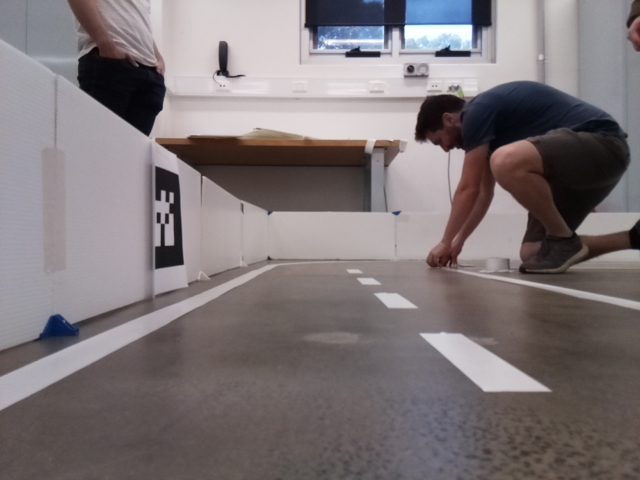
#> input picture ass2_test/test/data/image4.png, 640 x 480 px
$ python test2.py
#> lines starting #> are read from the running program, lines starting #| are printed output that depends on the picture
import cv2 as cv
import numpy as np

def main():
    # Load the image and resize to the calibrated parameters
    img = cv.imread('data/image4.png')
#> img is the input picture: shape (480, 640, 3); mean B, G, R 119.8, 117.8, 125.8
    img = cv.resize(img, (320, 240))
#> img: shape (240, 320, 3)

    # Load the camera matrix and distortion coefficients
    K = np.array([ 248.73233,    0.     ,  163.61402,
                     0.     ,  249.65376,  118.81648,
                     0.     ,    0.     ,    1.     ])
    K = K.reshape((3, 3))
    D = np.array([0.135629, -0.226556, -0.001079, 0.002116, 0.000000])

    # Undistort the image
    dst = cv.undistort(img, K, D)
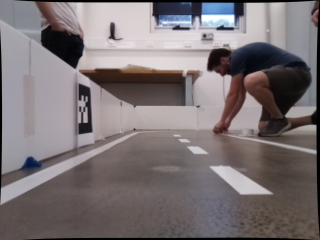
#> dst: shape (240, 320, 3); mean B, G, R 116.7, 114.7, 122.5

    # 3D positions of arbitrarily chosen points.
    # X,Y,Z is relative to the image plane,
    # i.e., X->(left,right), Y->(up, down), Z->(distance from camera)
    # Positions are in meters
    pts3d = np.array([[0.100,  0.103, 0.250],
                      [0.100,  0.103, 0.500],
                      [-0.100, 0.103, 0.500],
                      [-0.100, 0.103, 0.250],
                     ])

    # Project the 3D points to their pixel locations
    pts2d = cv.projectPoints(pts3d, np.eye(3), np.zeros(3), K, np.zeros(5))
    pts2d = pts2d[0]

    # Load the mapping from points in pts2d to their locations
    # on the destination image. Analogous to drawing the points on
    # the original image, warping to a birds-eye view, then aligning
    # the points on the warped image to that of the canvas
    ptsdst = np.array([
                       [550, 1000],
                       [550, 825],
                       [450, 825],
                       [450, 1000],
                      ], dtype=np.float32)
    ptsdst = ptsdst / 5 * 2
    pts2d = np.squeeze(pts2d).astype(np.float32)

    # Creates the perspective tranformation matrix and warps the image
    # Ratio is about 200cm : 40px
    M = cv.getPerspectiveTransform(pts2d, ptsdst)
    dst = cv.warpPerspective(dst, M, (400, 400))
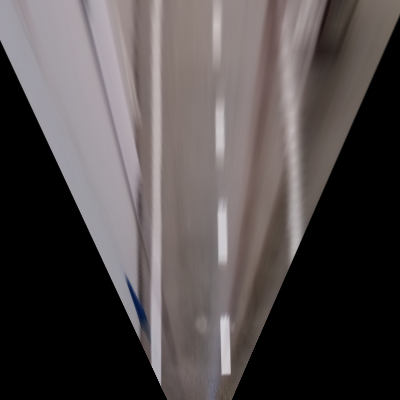
#> dst: shape (400, 400, 3); mean B, G, R 74.6, 74.4, 80.5

    # Attempts to sharpen the image
    #for _ in range(5):
    #    tmp = cv.GaussianBlur(dst, (0, 0), 2.0)
    #    dst = cv.addWeighted(dst, 1.5, tmp, -0.5, 0, dst)

    # Displays the result
    cv.imshow('img', img)
    cv.imshow('dst', dst)
    cv.waitKey(0)
    cv.destroyAllWindows()

if __name__ == '__main__':
    main()

$ run again, with ass2_test/test/data/image10.png copied over ass2_test/test/data/image4.png
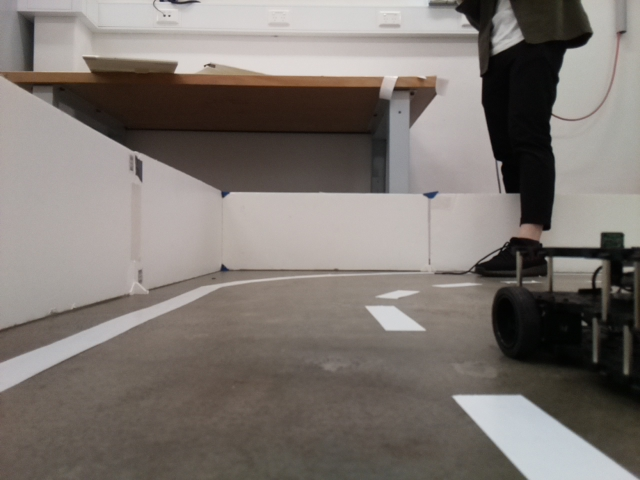
#> input picture ass2_test/test/data/image10.png, 640 x 480 px
#> in main, img is the input picture: shape (480, 640, 3); mean B, G, R 112.6, 117.7, 124.7
#> img: shape (240, 320, 3)
#> in main, `dst = cv.undistort(img, K, D)`:
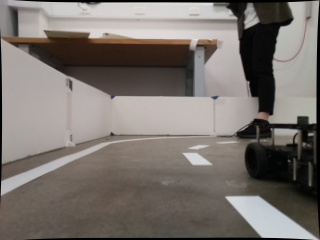
#> dst: shape (240, 320, 3); mean B, G, R 109.8, 114.8, 121.6
#> in main, `dst = cv.warpPerspective(dst, M, (400, 400))`:
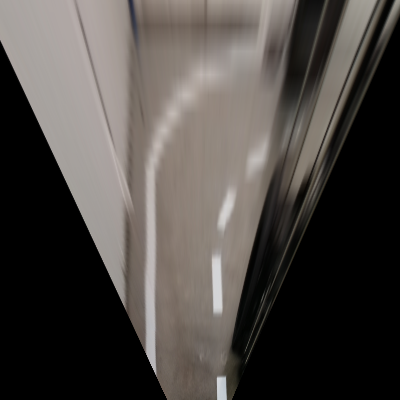
#> dst: shape (400, 400, 3); mean B, G, R 68, 71.6, 76.3

$ run again, with ass2_test/test/data/image11.png copied over ass2_test/test/data/image4.png
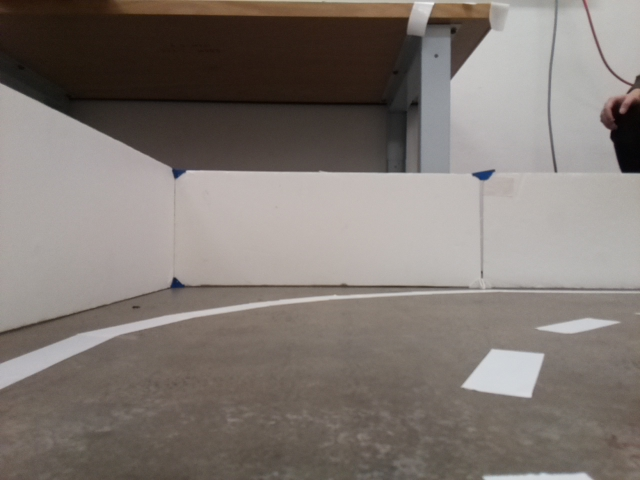
#> input picture ass2_test/test/data/image11.png, 640 x 480 px
#> in main, img is the input picture: shape (480, 640, 3); mean B, G, R 114.2, 119.6, 127.6
#> img: shape (240, 320, 3)
#> in main, `dst = cv.undistort(img, K, D)`:
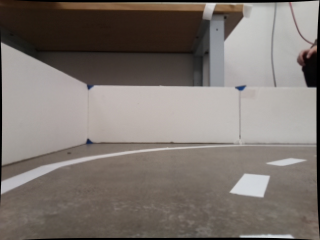
#> dst: shape (240, 320, 3); mean B, G, R 111, 116.3, 124.2
#> in main, `dst = cv.warpPerspective(dst, M, (400, 400))`:
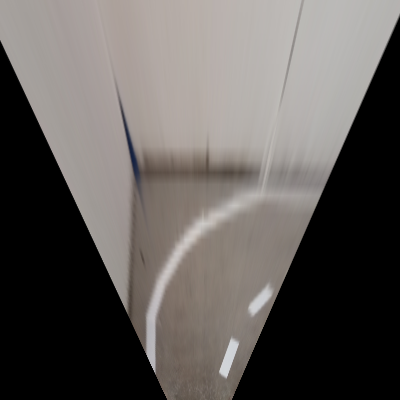
#> dst: shape (400, 400, 3); mean B, G, R 89.2, 92, 96.3
